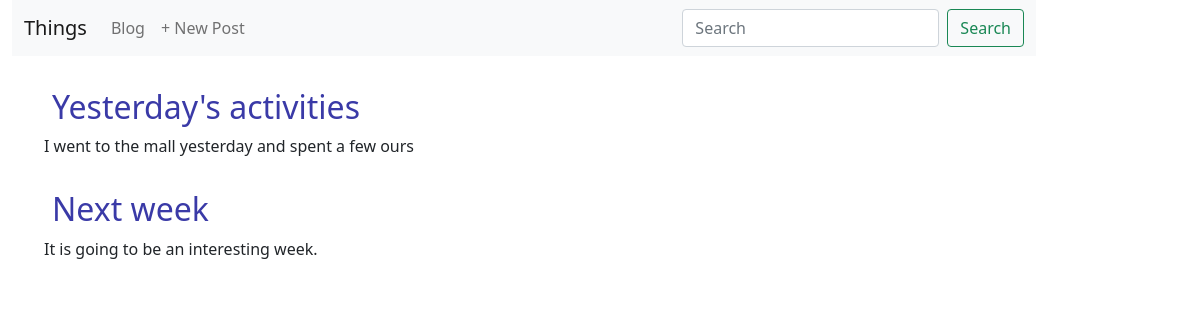
Before: / with the older database file.
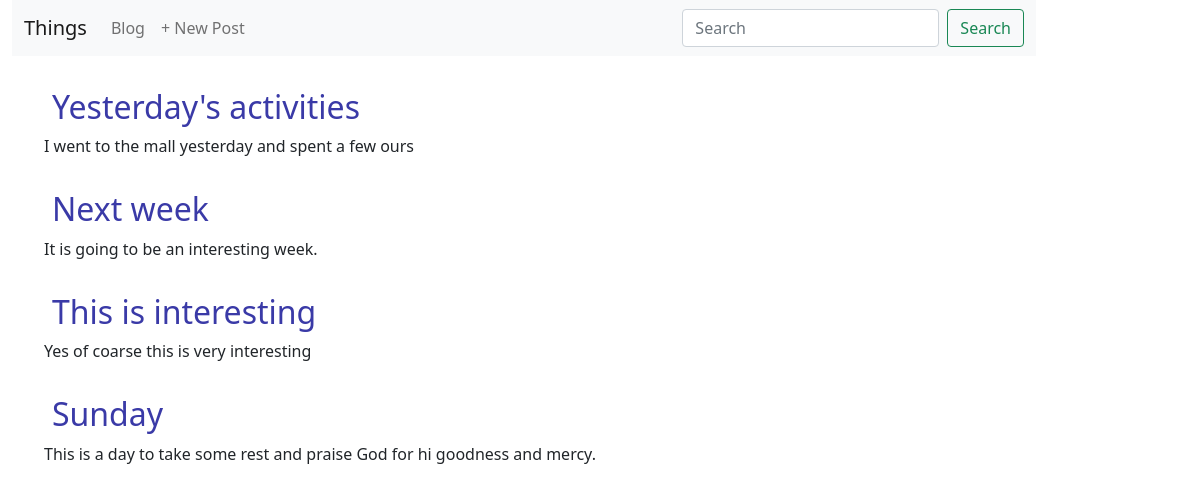
After: the same page with the newer database file.
### blog/models.py (models this page shows, shortened)
class Post(models.Model):
    title = models.CharField(max_length=255)
    author = models.ForeignKey('auth.user',on_delete=models.CASCADE)
    body = models.TextField()

### blog/views.py (the view)
# urls.py: path('',BlogListView.as_view(),name='home'),
class BlogListView(ListView):
    model= Post
    template_name = 'home.html'

### templates/home.html
{% extends 'base.html' %}
{% block content%}
   <ul>
    {% for post in object_list %}
    <div class="post-entry">
        <h2><a href="{% url 'post_detail' post.pk %}">{{post.title}}</a></h2>
        <p>{{post.body}}</p>
    </div>
    {% endfor %}
   </ul>
{% endblock %}

### templates/base.html (shortened to what this page needs)
{% load static %}
<!DOCTYPE html>
<html lang="en">
    <div class="container">
<head>
    <link rel="stylesheet" href="{% static 'css/base.css' %}">
    <link href="https://cdn.jsdelivr.net/npm/bootstrap@5.0.2/dist/css/bootstrap.min.css" rel="stylesheet">
</head>
<header>
    <nav class="navbar navbar-expand-lg navbar-light bg-light" style="width: 1024px;">
        <div class="container-fluid">
          <a class="navbar-brand" href="#">Things</a>
          <div class="collapse navbar-collapse" id="navbarScroll">
            <ul class="navbar-nav me-auto my-2 my-lg-0 navbar-nav-scroll" style="--bs-scroll-height: 100px;">
              <li class="nav-item">
                <a class="nav-link" href="{% url 'home' %}">Blog</a>
              </li>
              <li class="nav-item">
                <a class="nav-link" href="{% url 'post_new' %}">+ New Post</a>
              </li>
            </ul>
            <form class="d-flex">
              <input class="form-control me-2" type="search" placeholder="Search" aria-label="Search">
              <button class="btn btn-outline-success" type="submit">Search</button>
            </form>
          </div>
        </div>
      </nav>
</header>
<div>
    {% block content%}
    {% endblock %}
</div>
</div>
</html>

### static/css/base.css (style rules this page uses)
.container { width: 1024px; }
header { width: 1024px; border-bottom: 1px; margin-bottom: 2rem; display: flex; }
.post-entry { margin-bottom: 2rem; }
.post-entry h2 { margin: 0.5rem; }
.post-entry h2 a,.post-entry h2 a:visited { color: rgb(58, 58, 167); text-decoration: wavy; }
.post-entry p { margin: 0; font-weight: 400; }

Changed rows visible on the page:
added Post: title "This is interesting", body "Yes of coarse this is very interesting"
added Post: title "Sunday", body "This is a day to take some rest and praise God for hi goodness and mercy."
